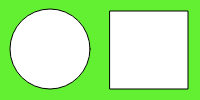
Frame 1 (no input)
Frame 60 (no input): identical to frame 1, image omitted
Frame 120 (the mouse pressed at the canvas centre since frame 60): identical to frame 1, image omitted

The p5.js sketch that drew this single still picture (run headless with seeded random() and noise() and a simulated clock; from frame 60 on, the mouse is pressed at the canvas centre):

// p5.js sketch
// ── sketch.js
function setup() {
  createCanvas(200, 100);
}

function draw() {
  background (100, 240, 50);
  ellipse(50, 49, 80, 80);
  square(110, 11, 78);
}
